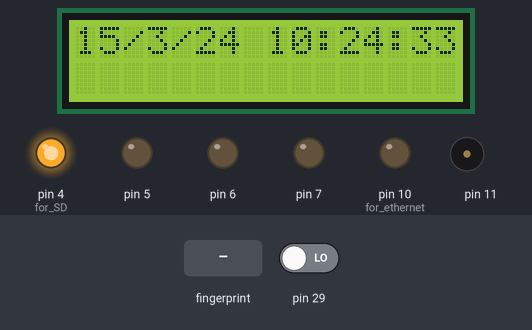
The sketch below on a simulated Arduino Mega 2560, built with avr-gcc and run on an emulated ATmega2560. On the bench: 16×2 character LCD, output pins drawn as LEDs (lit = HIGH), buzzer (waves = sounding). The test bench sets the inputs (shaded band); at power-on: pin 29 LOW. WiFi joins after 1.5 s; servers stay silent unless stated; uploads are accepted with an empty reply; the local clock reads 2024-03-15 10:24:30 at power-on unless the sketch sets it; what the sketch prints to the serial monitor is not drawn.

Above: at 4.0 s.
4.1 s: finger stored as number 1 placed on the sensor
At 6.7 s:
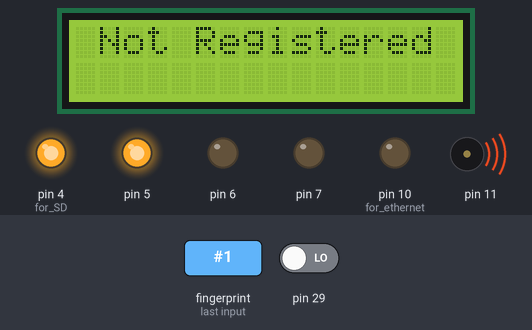
At 7.8 s:
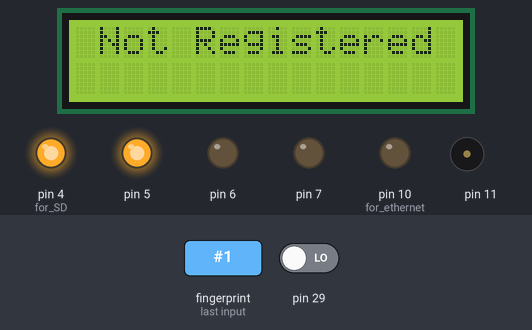
Timing chart, 0 to 9.6 s (numbered marks = the images above; inputs shaded):
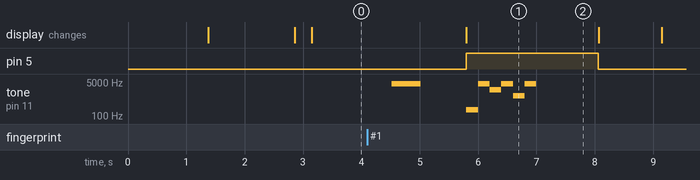

The sketch:

accessControl_AR.ino
```cpp
//include arduino library
//include as Project->Add/Import Sketch Library/..

/*to get teh free RAM available*/
#include <MemoryFree.h>
/*Fingerprint sensor library from adafruit ( but slightly modified)*/
#include <Adafruit_Fingerprint.h>
/*EEPROM to store device id */
#include <EEPROM.h>
/*Wire library (I2C Protocol) for DS1307*/
#include <Wire.h>
/*SD card library for interfacing with SD card (SPI interface ),default chip select pin 4*/
#include <SD.h>
//!!*GSM library for sim 300: still not incorporated*/

/*LCD 16x2 interface library*/
#include <LiquidCrystal.h>
/*SPI library for Ethernet and SD card*/
#include <SPI.h>
/*Ethernet library  for interfacing with W5100 Wiznet chip (provide TCP IP support on chip)*/
#include <Ethernet.h>
/*Ethernet  Client library (for instance client)*/
#include <EthernetClient.h>
/*DS1307 Real time clock library*/
#include <DS1307.h>
////////////////////////////////////////////////////
/*
 * accessControl_AR.ino
 *
 * Created: 5/8/2015 5:20:20 AM
 * Author: Ajinkya
 * This file (accessControl_AR.ino) is a arduino project file
 containing the main code for the whole procedure .
 * uses functions from arduino's library and some custom  defined file included below


 HardWare connections:
		UART :
			UART0 (Serial) -> reserved for debugging purposes
			UART1 (Serial1) ->RFID(EM-18 RFID Reader Module) / FINGERPRINT (R305 Fingerprint Sensor)
			UART2 (Serial2) ->Reserved for SIM300/ SIM900 GPS module
			UART3 (Serial3) ->GPS Receiver	(SIM28ML)
		SPI :
			( ATmega2560 has only one SPI port)shared between SD card and Ethernet  Wiznet Chip
			Chip Select 10 -> Wiznet ethernet chip
			Chip Select 4 -> SD card
			for more info http://www.arduino.cc/en/Main/ArduinoEthernetShield
		I2C :
			DS1307 RTC  (used Tiny RTC module // also contains 32kbit EEPROM <not used>)

		PINs :
			->22,23,24,25,26,27,28 defined for LCD below
			->5,6,7 defined for RGB led below
			->11 defined for buzzer below
			->29 defined for sensor select (dedicated for plug and play) defined below 'idClass'

 Software Requirements : (Windows 8.1 )
			-> Atmel Studio 6.0
			-> Visual Micro Plugin + Arduino 1.6.1 (other doesn't work at this time // later updated visual micro version )
			-> WAMP	PHP server (optional)
<!> all the lines with Serial.<> can be commented and must not affect the sequence of program</!>
 *NOTE:
	while+f using SD card:
		deselectEthernet ie make CS pin of EThernet high
	and while using ethernet
		deselect SD card ie make CS pin of SD high
	MACROS:
		SDrelease() releases SD bus;
		ETrelease() releases ETh bus
 */
/////////////////////////////////////////////////////////////
/*W5100 chip function helping library*/
#include "wiznet.h"
/*provides time management*/
#include "time.h"
/*Extra LCD routines */
#include "lcd.h"
/*controls RGBLED*/
#include "RGBled.h"
/*controls buzzer*/
#include "buzzer.h"
/*contains helping routines for saving File in case of communication ERROR
File saved in SD card : not implemented*/
//#include "memory.h"
/*manages device method, id, and default  text on lcd*/
#include "devid.h"
/*decodes the standard NMEA sequence from GPS*/
#include "GPS_NMEA.h"
/*manages rfid and fingerprint plug and play compatibility*/
#include "id.h"
/*rfid library*/
#include "RFID.h"
/*Fingerprint helper library*/
#include "fingerprint.h"
/////////////////////////////////////////////////////
/*lcd object with  pins rs,rw,e,d4,d5,d6,d7 in order*/
LCD lcd(22,23,24,25,26,27,28);
/*Ethernet control object*/
wiznet ether;
/*instance of Ethernet client to handle connections*/
EthernetClient client;
/*RTC to get date and time*/
DS1307 clock;
/*RGB led with pins RED, GREEN, BLUE in order*/
RGBLED led(5,6,7);
/*buzzer control with pin connection to buzzer*/
buzzer buzz(11);
/*SD card manager  with chip select pin */
//memory disk(4);		//chip select  for sd card
/*managing time*/
timeClass timeManage;
/*device management*/
devClass dev;
/*GPS instance to get location*/
GPSClass gps;
/*finger print instance with Hardware Serial*/
fingerPrintClass finger(Serial1);
/*managing plug and play compatibility */
idClass userID(29);
/*rfid instance*/
RFIDClass rfid;
//////////////////////////////////////////////////////////
#ifndef SDrelease()
#define SDrelease()	digitalWrite(4,HIGH)
#endif
#ifndef ETrelease()
#define ETrelease()	digitalWrite(10,HIGH)
#endif
/////////////////////////global-var///////////////////////
//unsigned long timeServerCheck;			//to check for server if connected after certain amout of time
//bool serverFailed;						//to flag if connection to servers was not done
position location;							// location containing latitude and longitude
uid userid;									// storing uid with type
//////////////////////////////////////////////////////////
/*one time setup*/
void setup()
{


	  /* add setup code here, setup code runs once when the processor starts */
	  pinMode(10,OUTPUT);	//for ethernet
	  pinMode(4,OUTPUT);	//for SD
	  pinMode(53,OUTPUT);	// for spi to work ss pin must be output
	  Serial.begin(9600);	//initialsise serial for debugging
	  delay(200);			// delay so that all modules boot up
	  SDrelease();
	  if(userID.init())		//check if the respective sensor is initialised (if requires ini sequence)
	  {
		  Serial.println("Sensor FOUND");
	  }
	  else Serial.println("Sensor NOT FOUND");

	  Serial.print("free MEMEORY :");
	  Serial.println(freeMemory(),DEC);
	  ether.init();			//initialise ethernet
	  gps.init();			//initialise GPS
	  clock.begin();		// initialise DS1307
	  lcd.begin(16,2);		//initialise LCD

	  lcd.print("initialised");
	  Serial.println("Initialised");
	  lcd.home();lcd.print("connecting...");
	  Serial.println("Waiting for connection..");
	  Serial.print("**free MEMEORY :");
	  Serial.println(freeMemory(),DEC);

	  if(ether.startup(2))		//startup with timeout // set startup settings and connecgt
	  {
		  Serial.print("**free MEMEORY :");
		  Serial.println(freeMemory(),DEC);
		  Serial.println("connected>>>");
		  lcd.home();lcd.print("Connected   ");

		//  serverFailed=false;
	  }
	  else
	  {
		  Serial.print("**free MEMEORY :");
		  Serial.println(freeMemory(),DEC);
		  Serial.println("Error Connecting");
		  Serial.println("Exiting...");
		  lcd.home(); lcd.print("Error Connecting");
		//  serverFailed=true;
		  //use default mode for checking
		  dev.setDeviceMethod("CHECK");
	  }


	//  Serial.println("free Ram :"+freeMemory());


	  Serial.print("free MEMEORY :");
	  Serial.println(freeMemory(),DEC);
	//  timeServerCheck=millis();

}


void loop()
{


		Serial.print("**free MEMORY :");
		Serial.print(freeMemory(),DEC);
		Serial.print(" TIME : ");
		Serial.println(millis());
		//above for debugging purposes
		SDrelease();
		gps.getLatLon(location);	//get lattitude and longitude from gps
		userid.isValid=false;
		userID.getID(userid);	//instead a function to get any ID and type

		//following if user is not enrolled in fingerprint itself
		//there is two stage enrollment
		//-> one is on the fingerprint module itself
		//-> other is on the server with the id provided/ assigned for a finger
		if(userid.id==F("NULL")&&userid.type==F("FINGERPRINT"))		//specifically for biometric
		{
				lcd.print("Not Registered :(");
				led.notRegistered();
				buzz.notRegistered();
				userid.id="";
		}
		if(userid.isValid==true)	// if a valid id
		{
			buzz.swipe();		//beep buzzer for swipe/thumb successful impression

			//following  with ethernet
			//get date time
			String  date,time;
			timeManage.getDateTimeStr(date,time);
			//following function to send data for checking/ receiving and look for its response
			if(ether.checkData(dev.getDeviceMethod(),userid.type,userid.id,dev.getDeviceId(),time,date,location.lat,location.lon)>0)
			{
				//process received data
				//if data for checking :
				//check if registered/not registered & do accordingly
				lcd.clear();
				lcd.setCursor(1,0);
				if(ether.processData()==1)		//funtion which checks the response and returns the specific value dependent on method and yes/no (if the method was finished or registerd/not registered)
				{

					lcd.print(" Registered :)");
					led.registered();
					buzz.registered();


				}
				else
				{
					lcd.print("Not Registered :(");
					led.notRegistered();
					buzz.notRegistered();
				}

			}
			else// in case the communication was not done
			{
				//set serverFailed=true;		//to signify the error in transmission ;
				//store data on sd card;
				lcd.clear();
				lcd.home();
				lcd.print("Communication ");
				lcd.setCursor(1,1);
				lcd.print("Error");
				led.communicationError();
				buzz.communicationError();
				//disk.saveData(ether.getDataNotSent());	//save data on sd card
			}
			delay(1000);	// for beep and lcd persistence of message
		}
		else
		{

			lcd.clear();
			led.clear();

			lcd.displayDateTime();
		}

	/*	//try after every 60 seconds if the server is available and send data if
		if(millis()-timeServerCheck>60000 && serverFailed)// if time from last was greater than 60sec and serverFailed to connect
		{
			timeServerCheck=millis();// save current time for next check
			/ *** CHECK  connection status
				 //if able to connect
					// check and transmit any pending files
						//if all files transmitted
				// if not connect set serverFailed
				* /
		}*/
}
```

GPS_NMEA.cpp
```cpp
/*
 * GPS_NMEA.cpp
 *
 * Created: 22-05-2015 11:21:01 PM
 *  Author: Ajinkya
 */

#ifndef GPS_NMEA_CPP_
#define GPS_NMEA_CPP_

#include "GPS_NMEA.h"
//default  constructor
//does nothing
GPSClass::GPSClass()
{

}
//initialize GPS <if any>
//RETURN : true always
//<can be modified for specific GPS sensor >

bool GPSClass::init()
{
	//if at all any initialisation sequence
	return true;
}
//updates the lastLatLon
// INPUT : timeout <default to 200 ms> ( NOTE:this timeout is for the function to end)
// OUTPUT : true on success/ false otherwise
bool GPSClass::update(unsigned long timeout_ms)
{
	Serial3.begin(9600);			//initialise link with bluetooth
	Serial3.flush();				// remove any data in transmit buffer has no effect on reception
	unsigned long time=millis();	// for checking timeout , get reference time
	String rxTemp;					//var :string store temporary received data
	char status;					//var :store status of gps <A/V> : active / inactive
	Serial3.setTimeout(100);		//set timeout for serial receiving ( by default it is 1000ms )
	while( millis()-time<timeout_ms)
	{

			char status ; //'A' ACTIVE, 'V' VOID
			//rxTemp=Serial3.readBytesUntil('r',);	//receive  till line ends
			rxTemp=Serial3.readStringUntil('\n');
			//Serial.println(rxTemp);
			if(rxTemp.indexOf("GPRMC")>=0)
			{
				//found the GPRMC line
				/*get the  data between 3rd and 7th ','*/
				// 3 - 5 lat
				//5 to 7 lon
				//number refer to the i'th ','
				//Serial.println(rxTemp);
				int index=0;
				int initial,final;
				for(int i=0;i<10;i++)		//iterate over all commas
				{
					index=rxTemp.indexOf(",",index+1);
					if(i==1)
					{
						 status=rxTemp.charAt(index+1);		//get the status
						/*Serial.println("status:");
						Serial.print(status);*/
					}
					if(i==2)initial=index;
					if(i==4)
					{
						final=index;
						lastPosition.lat=rxTemp.substring(initial+1,final);
						initial=index;	//for longitude //next data
					}
					if(i==6)
					{
						final=index;
						lastPosition.lon=rxTemp.substring(initial+1,final);

					}

				}	//end  of loop

				if(status=='A')
				{
					//if status is 'ACTIVE'
					lastPosition.isValid=true;
				}
				else{

					lastPosition.isValid=false;
				}
				//make lattitude and longitude proper
				lastPosition.lat	=	String(lastPosition.lat.substring(0,2).toFloat()
									+	lastPosition.lat.substring(2,9).toFloat()/60,6)+lastPosition.lat.substring(10,11);
				lastPosition.lon	=	String(lastPosition.lon.substring(0,3).toFloat()
									+	lastPosition.lon.substring(3,10).toFloat()/60,6)+lastPosition.lon.substring(11,12);


			}


	}
	Serial3.end();

}
//get lattitude and longitude
// INPUT :   timeout in milliseconds
//			 referenced position 'pos'
// RESULT : modified position with lattitude, longitude and validness
void GPSClass::getLatLon(position & pos, unsigned long timeout_ms)
{
		update(timeout_ms);
		pos=lastPosition;

}

//get last updated lattitude and longitude
//INPUT : referenced position 'pos'
//RESULT : modified pos
void GPSClass::getLastLatLon(position& pos)
{
	pos=lastPosition;
}
#endif /* GPS_NMEA_CPP_ */
```

GPS_NMEA.h
```cpp
/*
 * GPS_NMEA.h
 *
 * Created: 22-05-2015 11:21:21 PM
 *  Author: Ajinkya
 */


#ifndef GPS_NMEA_H_
#define GPS_NMEA_H_
#include "Arduino.h"

//uses  Serial3
//supports the GPS sensors with NMEA sequence output with serial
// default baud rate of serial 9600

// position object
// stores the postition (lat/lon)
// -> lattitude <string>
// -> longitude <string>
// -> valid flag <bool>
struct position
{
	String lat;
	String lon;
	bool isValid;
	};

// GPS device function wrapper class
class GPSClass {
	position lastPosition;	//variable for storing  the last updated position
	public:
		GPSClass();				//default constructor
		bool init(void);		//initialize the sensor
		void getLatLon(position & pos, unsigned long timeout_ms=200);	// get  lattitude and longitude within timeout :default (200 ms )
		bool update(unsigned long timeout_ms);							//update  the position within timeout
		void getLastLatLon(position& pos);								// get last updated position

	};


#endif /* GPS_NMEA_H_ */
```

RFID.cpp
```cpp
/*
 * RFID.cpp
 *
 * Created: 08-05-2015 05:59:03 AM
 *  Author: Ajinkya
 */

#ifndef  RFID_CPP_
#define  RFID_CPP_


#include "RFID.h"

//initialization for rfid -> currently none
//RETURNS : TRUE
bool RFIDClass::init(void)
{

	return true;	//no initialisation sequence for RFID

}
//get rfid  ID
//INPUT : referenced uid 'userid'
//RESULT : userid Modified according to ID and validness
void RFIDClass::_getID(uid& rfid)
{

	rfid.type="RFID";
	Serial1.begin(9600);
	Serial1.setTimeout(100);	//set  delay between timeout
// 	int bytesRead=Serial1.readBytes(rfid.buf,12);
// 	rfid.buf[13]=0;	//append 0 for string
	rfid.id=Serial1.readString();
	if(rfid.id.length()==12)			// rfid outputs 12 byte long id -> stored in string => valid data
	{
		rfid.isValid=true;

		//start up debug
		Serial.println("****************");
		Serial.println("RFID: ");


		Serial.print("\tBytes Read : ");Serial.println(rfid.id.length());
		Serial.print("\tID : ");Serial.println(rfid.id);
		Serial.println("****************");

		//end of debug
		rfid.isValid=true;		//set the validness of data, data is valid
	}
	else{
		rfid.isValid=false;		//if data length is not 12 then make it false
	}

	Serial1.end();

}


#endif
```

RFID.h
```cpp
/*
 * RFID.h
 *
 * Created: 08-05-2015 05:58:32 AM
 *  Author: Ajinkya
 */

#include <arduino.h>
#ifndef RFID_H_
#define RFID_H_
#include "id.h"
//uses Serial1
struct uid;
class RFIDClass{

	public:
		bool init(void);
		void _getID(uid& rfid);

};


#endif /* RFID_H_ */
```

RGBled.cpp
```cpp
/*
 * RGBled.cpp
 *
 * Created: 16-05-2015 09:38:44 PM
 *  Author: Ajinkya
 */
#ifndef RGBLED_CPP_
#define RGBLED_CPP_
#include "RGBled.h"

//initialise led pins using construntor
RGBLED::RGBLED(int pinR,int pinG,int pinB)
{
	pinRed=pinR;
	pinGreen=pinG;
	pinBlue=pinB;
	pinMode(pinRed,OUTPUT);
	pinMode(pinGreen,OUTPUT);
	pinMode(pinBlue,OUTPUT);

}

//set red,green,blue content
//  range : 0-255
//INPUT : intensity for red,green,blue in range
//RESULT : PWM output of specific duty cycle on respective PWM Pins
void RGBLED::set(int   r, int g, int b)
{
	analogWrite(pinRed,r);
	analogWrite(pinGreen,g);
	analogWrite(pinBlue,b);
}
void RGBLED::set(bool r,bool g,bool b)
{
	if(r)digitalWrite(pinRed,HIGH);
	else digitalWrite(pinRed,LOW);
	if(g)digitalWrite(pinGreen,HIGH);
	else digitalWrite(pinGreen,LOW);
	if(b)digitalWrite(pinBlue,HIGH);
	else digitalWrite(pinBlue,LOW);
}
void RGBLED::registered()
{
	set(false,true,false);
}
void RGBLED::notRegistered()
{
	set(true,false,false);
}
void RGBLED::communicationError()
{
	set(false,false,true);
}
void RGBLED::clear()
{
	set(false,false,false);
}
void RGBLED::connecting()
{
	set(255,255,255);
}
#endif /* RGBLED_CPP_ */
```

RGBled.h
```cpp
/*
 * RGBled.h
 *
 * Created: 16-05-2015 09:38:53 PM
 *  Author: Ajinkya
 */


#ifndef RGBLED_H_
#define RGBLED_H_
#include "Arduino.h"

// function wrapper class for RGB led
class RGBLED {
		int pinRed,pinGreen,pinBlue;	//pins for red, green, blue.
	public:
		RGBLED(int pinR,int pinG,int pinB);		//constructor for initializing pins for red, green blue
		void set(int r, int g, int b);			// set values for rgb using PWM
		void set(bool r,bool g,bool b);			// set high/ low for RGB
		void registered(void);					//led color on registered
		void notRegistered(void);				//led color on not registered
		void communicationError(void);			//led color on communication error
		void clear(void);						//clear the led's set all low
		void connecting(void);					//led color for connecting
	};


#endif /* RGBLED_H_ */
```

SIM.cpp
```cpp
/*
 * SIM.cpp
 *
 * Created: 08-05-2015 05:05:01 PM
 *  Author: Ajinkya
 */
#ifndef SIM_CPP_
#define SIM_CPP_

#include "SIM.h"


#endif
```

SIM.h
```cpp
/*
 * SIM.h
 *
 * Created: 08-05-2015 05:04:50 PM
 *  Author: Ajinkya
 */


#ifndef SIM_H_
#define SIM_H_
//using serial 2
class SIM{
	public:
		//bool init(void);
		//bool connect()

};


#endif /* SIM_H_ */
```

buzzer.cpp
```cpp
/*
 * buzzer.cpp
 *
 * Created: 16-05-2015 04:58:11 PM
 *  Author: Ajinkya
 */

#ifndef BUZZER_CPP_
#define BUZZER_CPP_
#include "buzzer.h"
buzzer::buzzer(int p)
{
	pin=p;
}

void buzzer::communicationError()
{
	tone(pin,1000,1000);

}
void buzzer::registered()
{
	tone(pin,4000);
	delay(300);
	tone(pin,2000);
	delay(300);
	tone(pin,4000,200);

}
void buzzer::notRegistered()
{
	tone(pin,200);
	delay(200);
	tone(pin,4000);
	delay(200);
	tone(pin,2000);
	delay(200);
	tone(pin,4000);
	delay(200);
	tone(pin,1000);
	delay(200);
	tone(pin,4000,200);


}
void buzzer::swipe()
{
	tone(pin,4000,500);
}

#endif /* BUZZER_CPP_ */
```

buzzer.h
```cpp
/*
 * buzzer.h
 *
 * Created: 16-05-2015 04:58:18 PM
 *  Author: Ajinkya
 */


#ifndef BUZZER_H_
#define BUZZER_H_
#include "Arduino.h"
class buzzer{
	int pin;
	public:
		buzzer(int p);
		void registered(void);
		void notRegistered(void);
		void communicationError(void);
		void swipe(void);
	};


#endif /* BUZZER_H_ */
```

Source omitted: devid.cpp (1810 bytes), devid.h (1331 bytes), fingerprint.cpp (1453 bytes), fingerprint.h (696 bytes), id.cpp (1457 bytes), id.h (1078 bytes), time.cpp (1145 bytes), time.h (372 bytes), wiznet.cpp (7504 bytes), wiznet.h (2164 bytes), lcd.cpp (872 bytes), lcd.h (582 bytes)

Measured:
- after the input at 4.1 s, pin 5: LOW → HIGH after 1.7 s, → LOW 2.3 s later; tone on pin 11: plays 4000 Hz for 0.50 s, 200 Hz for 0.20 s, 4000 Hz for 0.20 s, 2000 Hz for 0.20 s, 4000 Hz for 0.20 s, 1000 Hz for 0.20 s … (7 notes in this stretch), starting after 0.42 s; the display: changes after 1.7 s (image 1)
- what the display in image 1 shows lasts 2.3 s, from 5.8 s to 8.1 s
